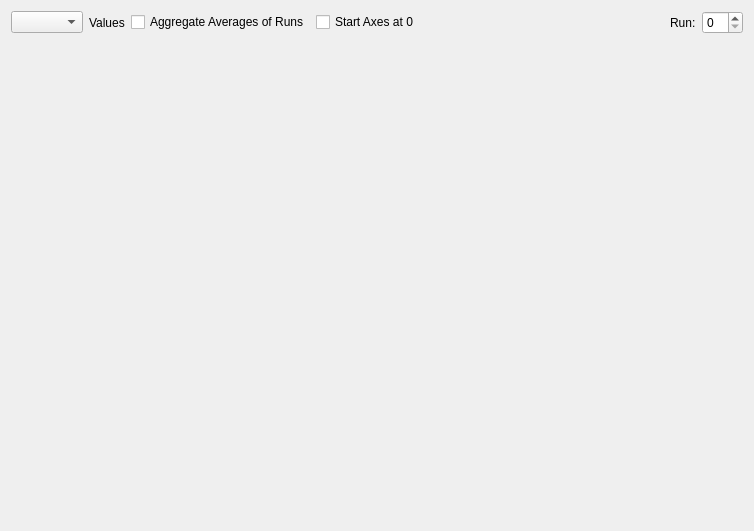
<?xml version="1.0" encoding="UTF-8"?>
<ui version="4.0">
 <class>DataExplorer</class>
 <widget class="QWidget" name="DataExplorer">
  <property name="geometry">
   <rect>
    <x>0</x>
    <y>0</y>
    <width>754</width>
    <height>531</height>
   </rect>
  </property>
  <property name="windowTitle">
   <string>Form</string>
  </property>
  <layout class="QVBoxLayout" name="verticalLayout">
   <item>
    <layout class="QHBoxLayout" name="horizontalLayout_14">
     <item>
      <widget class="QComboBox" name="dispUnit"/>
     </item>
     <item>
      <widget class="QLabel" name="label_16">
       <property name="text">
        <string>Values</string>
       </property>
      </widget>
     </item>
     <item>
      <widget class="QCheckBox" name="aggregate">
       <property name="text">
        <string>Aggregate Averages of Runs</string>
       </property>
      </widget>
     </item>
     <item>
      <widget class="QCheckBox" name="axisFromZero">
       <property name="text">
        <string>Start Axes at 0</string>
       </property>
      </widget>
     </item>
     <item>
      <spacer name="horizontalSpacer_3">
       <property name="orientation">
        <enum>Qt::Horizontal</enum>
       </property>
       <property name="sizeHint" stdset="0">
        <size>
         <width>40</width>
         <height>20</height>
        </size>
       </property>
      </spacer>
     </item>
     <item>
      <widget class="QLabel" name="label_4">
       <property name="text">
        <string>Run:</string>
       </property>
      </widget>
     </item>
     <item>
      <widget class="QSpinBox" name="runNo"/>
     </item>
    </layout>
   </item>
   <item>
    <layout class="QHBoxLayout" name="horizontalLayout_15">
     <item>
      <widget class="QCustomPlot" name="selectPower" native="true"/>
     </item>
     <item>
      <widget class="QCustomPlot" name="runPlot" native="true"/>
     </item>
    </layout>
   </item>
  </layout>
 </widget>
 <customwidgets>
  <customwidget>
   <class>QCustomPlot</class>
   <extends>QWidget</extends>
   <header>qcustomplot.h</header>
   <container>1</container>
  </customwidget>
 </customwidgets>
 <resources/>
 <connections/>
</ui>
